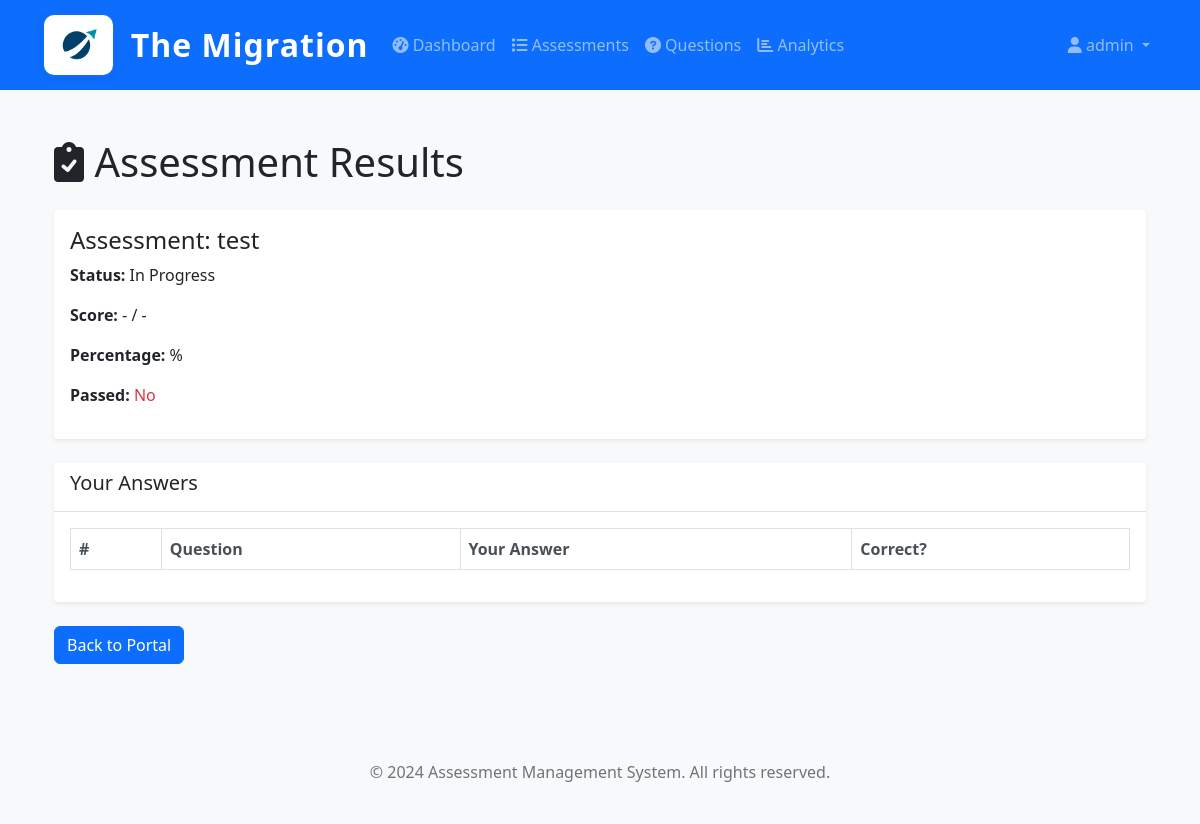
Screenshot of /assessments/admin/assessment-results/10/ (signed in) with the database file from the repository.
### users/models.py (models this page shows, shortened)
class CustomUser(AbstractUser):
    ROLE_CHOICES = (
        ('admin', 'Admin'),
        ('hr_admin', 'HR Admin'),
        ('candidate', 'Candidate'),
        ('reviewer', 'Reviewer'),
    )
    role = models.CharField(max_length=20, choices=ROLE_CHOICES, default='candidate')
    phone = models.CharField(max_length=15, blank=True, null=True)
    department = models.CharField(max_length=100, blank=True, null=True)
    employee_id = models.CharField(max_length=50, blank=True, null=True)
    is_active = models.BooleanField(default=True)
    created_at = models.DateTimeField(auto_now_add=True)
    updated_at = models.DateTimeField(auto_now=True)
    class Meta:
        verbose_name = 'User'
        verbose_name_plural = 'Users'

### assessments/models.py (models this page shows, shortened)
class AssessmentSession(models.Model):
    STATUS_CHOICES = [
        ('not_started', 'Not Started'),
        ('in_progress', 'In Progress'),
        ('completed', 'Completed'),
        ('expired', 'Expired'),
    ]
    user = models.ForeignKey(CustomUser, on_delete=models.CASCADE, related_name='assessment_sessions')
    assessment = models.ForeignKey(Assessment, on_delete=models.CASCADE, related_name='sessions')
    status = models.CharField(max_length=20, choices=STATUS_CHOICES, default='not_started')
    started_at = models.DateTimeField(auto_now_add=True)
    completed_at = models.DateTimeField(null=True, blank=True)
    time_taken_minutes = models.PositiveIntegerField(null=True, blank=True)
    score = models.FloatField(null=True, blank=True)
    total_points = models.PositiveIntegerField(null=True, blank=True)
    percentage_score = models.FloatField(null=True, blank=True)
    passed = models.BooleanField(null=True, blank=True)
    attempt_number = models.PositiveIntegerField(default=1)
    class Meta:
        verbose_name = 'Assessment Session'
        verbose_name_plural = 'Assessment Sessions'
        unique_together = ['user', 'assessment', 'attempt_number']

class Assessment(models.Model):
    name = models.CharField(max_length=200)
    description = models.TextField(blank=True)
    assessment_type = models.ForeignKey(Designation, on_delete=models.CASCADE, related_name='assessments')
    questions = models.ManyToManyField(Question, through='AssessmentQuestion', related_name='assessments')
    time_limit_minutes = models.PositiveIntegerField(default=60)
    randomize_questions = models.BooleanField(default=True)
    pass_threshold = models.FloatField(
        validators=[MinValueValidator(0.0), MaxValueValidator(100.0)],
        help_text="Pass threshold as percentage (0-100)"
    )
    max_attempts = models.PositiveIntegerField(default=1, help_text="Maximum attempts allowed")
    allow_retake = models.BooleanField(default=True, help_text="Allow candidates to retake this assessment")
    show_results_immediately = models.BooleanField(default=True, help_text="Show results immediately after completion")
    is_active = models.BooleanField(default=True)
    instructions = models.TextField(blank=True)
    created_by = models.ForeignKey(CustomUser, on_delete=models.SET_NULL, null=True, related_name='created_assessments')
    created_at = models.DateTimeField(auto_now_add=True)
    updated_at = models.DateTimeField(auto_now=True)
    class Meta:
        verbose_name = 'Assessment'
        verbose_name_plural = 'Assessments'

### assessments/views.py (the view)
    def wrapper(request, *args, **kwargs):
        if not request.user.is_authenticated:
            return HttpResponseRedirect(reverse('admin_login'))
        if not is_authorized_admin(request.user):
            messages.error(request, 'Access denied. Only authorized administrators can access this system.')
            return HttpResponseRedirect(reverse('admin_login'))
        return view_func(request, *args, **kwargs)

### assessments/views.py (called while the page is built)
def is_authorized_admin(user):
    return (user.is_authenticated and
            user.role == 'admin' and
            user.email in AUTHORIZED_ADMIN_EMAILS)

def admin_required(view_func):
    def wrapper(request, *args, **kwargs):
        if not request.user.is_authenticated:
            return HttpResponseRedirect(reverse('admin_login'))
        if not is_authorized_admin(request.user):
            messages.error(request, 'Access denied. Only authorized administrators can access this system.')
            return HttpResponseRedirect(reverse('admin_login'))
        return view_func(request, *args, **kwargs)
    return wrapper

@admin_required
def assessment_results(request, session_id):
    session = get_object_or_404(AssessmentSession, id=session_id)
    answers = session.answers.select_related('question').all()
    context = {
        'session': session,
        'answers': answers,
    }
    return render(request, 'assessments/assessment_results.html', context)

### assessments/templates/assessments/assessment_results.html (shortened to what this page needs)
{% extends 'base.html' %}
{% block content %}
<div class="container py-4">
    <h1 class="mb-4"><i class="fas fa-clipboard-check"></i> Assessment Results</h1>
    <div class="card mb-4">
        <div class="card-body">
            <h4>Assessment: {{ session.assessment.name }}</h4>
            <p><strong>Status:</strong> {{ session.get_status_display }}</p>
            <p><strong>Score:</strong> {{ session.score|default:'-' }} / {{ session.total_points|default:'-' }}</p>
            <p><strong>Percentage:</strong> {{ session.percentage_score|floatformat:2 }}%</p>
            <p><strong>Passed:</strong> {% if session.passed %}<span class="text-success">Yes</span>{% else %}<span class="text-danger">No</span>{% endif %}</p>
        </div>
    </div>
    <div class="card">
        <div class="card-header">
            <h5>Your Answers</h5>
        </div>
        <div class="card-body">
            <table class="table table-bordered">
                <thead>
                    <tr>
                        <th>#</th>
                        <th>Question</th>
                        <th>Your Answer</th>
                        <th>Correct?</th>
                    </tr>
                </thead>
            </table>
        </div>
    </div>
    <div class="mt-4">
        <a href="{% url 'assessments:candidate_portal' %}" class="btn btn-primary">Back to Portal</a>
    </div>
</div>
{% endblock %}

### templates/base.html (shortened to what this page needs)
{% load static %}
<!DOCTYPE html>
<html lang="en">
<head>
    <link href="https://cdn.jsdelivr.net/npm/bootstrap@5.1.3/dist/css/bootstrap.min.css" rel="stylesheet">
    <link href="https://cdnjs.cloudflare.com/ajax/libs/font-awesome/6.0.0/css/all.min.css" rel="stylesheet">
    <link href="{% static 'css/style.css' %}" rel="stylesheet">
</head>
<body>
    <nav class="navbar navbar-expand-lg navbar-dark bg-primary">
        <div class="container">
            <a class="navbar-brand d-flex align-items-center" href="{% url 'home' %}">
                <img src="{% static 'images/logo.png' %}" alt="The Migration Logo" style="height:64px; width:auto; margin-right:16px; background: #fff; border-radius: 12px; box-shadow: 0 2px 8px rgba(0,0,0,0.08); padding: 6px; border: 2px solid #0d6efd;">
                <span class="fs-2 fw-bold text-white" style="letter-spacing:1px;">The Migration</span>
            </a>
            <div class="collapse navbar-collapse" id="navbarNav">
                <ul class="navbar-nav me-auto">
                    {% if user.is_authenticated %}
                        {% if user.role == 'admin' %}
                            <li class="nav-item">
                                <a class="nav-link" href="{% url 'assessments:admin_dashboard' %}">
                                    <i class="fas fa-tachometer-alt"></i> Dashboard
                                </a>
                            </li>
                            <li class="nav-item">
                                <a class="nav-link" href="{% url 'assessments:assessment_list' %}">
                                    <i class="fas fa-list"></i> Assessments
                                </a>
                            </li>
                            <li class="nav-item">
                                <a class="nav-link" href="{% url 'assessments:question_list' %}">
                                    <i class="fas fa-question-circle"></i> Questions
                                </a>
                            </li>
                            <li class="nav-item">
                                <a class="nav-link" href="{% url 'assessments:analytics' %}">
                                    <i class="fas fa-chart-bar"></i> Analytics
                                </a>
                            </li>
                        {% elif user.role == 'candidate' %}
                            <li class="nav-item">
                                <a class="nav-link" href="{% url 'assessments:candidate_portal' %}">
                                    <i class="fas fa-home"></i> Portal
                                </a>
                            </li>
                        {% endif %}
                    {% endif %}
                </ul>
                <ul class="navbar-nav">
                    {% if user.is_authenticated %}
                        <li class="nav-item dropdown">
                            <a class="nav-link dropdown-toggle" href="#" id="navbarDropdown" role="button" data-bs-toggle="dropdown">
                                <i class="fas fa-user"></i> {{ user.username }}
                            </a>
                        </li>
                    {% else %}
                        <li class="nav-item">
                            <a class="nav-link" href="{% url 'users:login' %}">
                                <i class="fas fa-sign-in-alt"></i> Login
                            </a>
                        </li>
                    {% endif %}
                </ul>
            </div>
        </div>
    </nav>
    <main class="container mt-4">
        {% block content %}{% endblock %}
    </main>
    <footer class="bg-light text-center text-muted py-4 mt-5">
        <div class="container">
            <p>&copy; 2024 Assessment Management System. All rights reserved.</p>
        </div>
    </footer>
</body>
</html>

### static/css/style.css (style rules this page uses)
body { background-color: #f8f9fa; }
.card { border: none; box-shadow: 0 0.125rem 0.25rem rgba(0, 0, 0, 0.075); transition: box-shadow 0.15s ease-in-out; }
.card-header { background-color: #fff; border-bottom: 1px solid #dee2e6; font-weight: 600; }
.navbar-brand { font-weight: 600; }
.navbar-nav .nav-link { font-weight: 500; }
.btn { border-radius: 0.375rem; font-weight: 500; }
.table th { border-top: none; font-weight: 600; color: #495057; }

### rows the page displays
CustomUser: username "admin"
AssessmentSession: assessment.name "test", status "In Progress", score "-", total_points "-"
